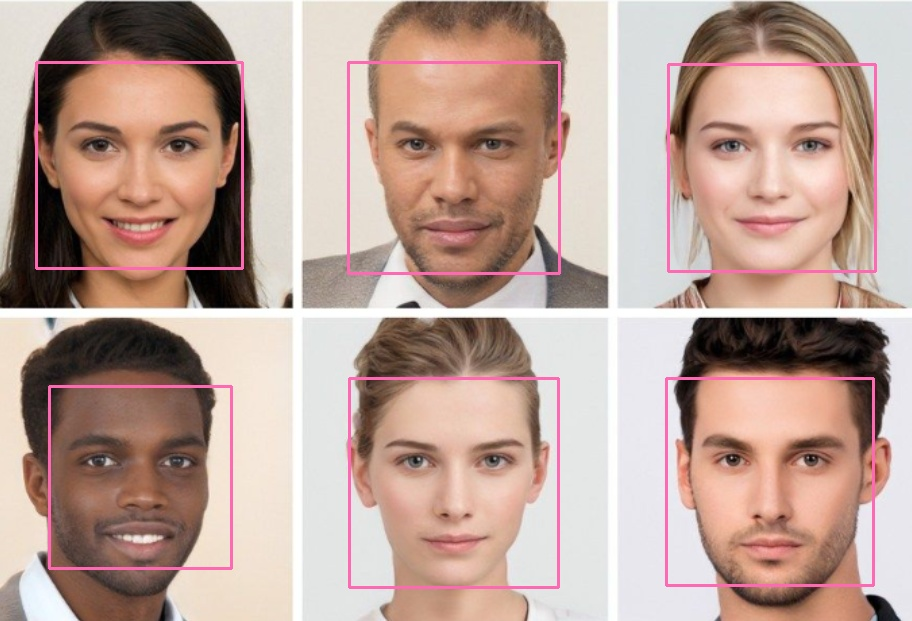
//> input picture imagen_con_rostros_marcados.jpg, 912 x 621 px
$ ./main imagen_con_rostros_marcados.jpg   (built with g++ and OpenCV 4)
//> lines starting //> are read from the running program, lines starting //| are printed output that depends on the picture; after the words box and inside, x2 and y2 are one past the last pixel; in counts of white or black regions, pixels touching at a corner belong together
#include <opencv2/opencv.hpp>
#include <iostream>
#include <omp.h>

using namespace cv;
using namespace std;

int main(int argc, char** argv) {

    if (argc != 2) {
        cerr << "Uso: " << argv[0] << " <ruta_imagen>" << endl;
        return 1;
    }

    Mat imagen = imread(argv[1], IMREAD_COLOR);
//> imagen is the input picture: 621 rows x 912 cols, CV_8UC3; mean B, G, R 151.7, 161.5, 187.7
    if (imagen.empty()) {
        cerr << "No se pudo cargar la imagen." << endl;
        return 1;
    }

    CascadeClassifier detector_rostros;
    detector_rostros.load("haarcascade_frontalface_default.xml");
    // detector_rostros.load("haarcascade_profileface.xml");

    Mat gris;
    cvtColor(imagen, gris, COLOR_BGR2GRAY);
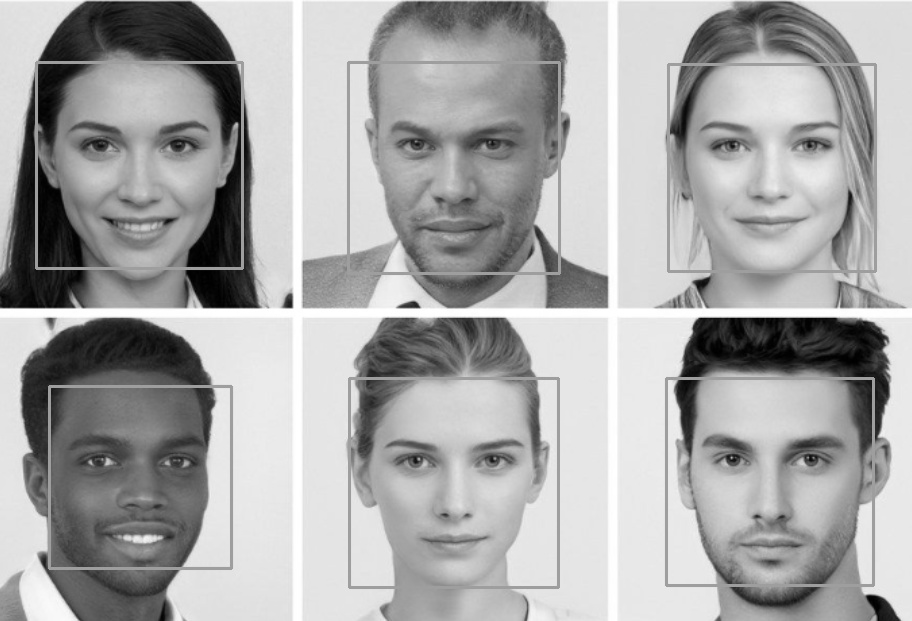
//> gris: 621 rows x 912 cols, CV_8UC1; min 0, max 255, mean 168.2

    vector<Rect> rostros;
    detector_rostros.detectMultiScale(gris, rostros);
//> rostros = 6 Rects (x, y, width, height): [53, 390, 178, 178], [346, 60, 214, 214], [664, 376, 212, 212], [37, 65, 204, 204], [667, 64, 208, 208], [351, 380, 206, 206]

    #pragma omp parallel for
    for (size_t i = 0; i < rostros.size(); i++) {
        rectangle(imagen, rostros[i], Scalar(57, 255, 51), 2);
    }
//> this loop made 6 passes
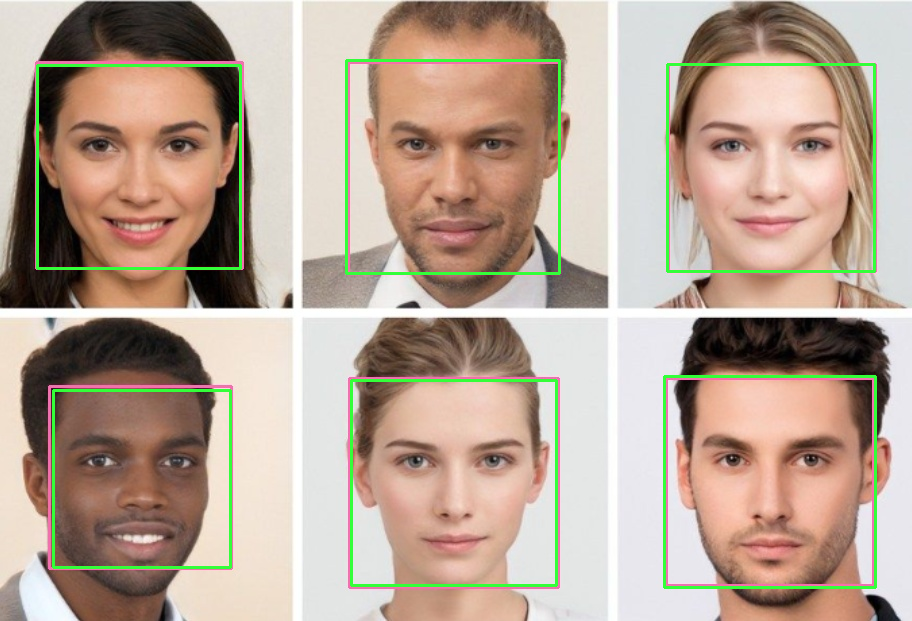
//> imagen: 621 rows x 912 cols, CV_8UC3; 2.57% of pixels changed, all inside (x1, y1, x2, y2) = (36, 59, 877, 589)

    imshow("Rostros detectados", imagen);
    waitKey(0);

    string nombre_archivo = "imagen_con_rostros_marcados.jpg";
    if (imwrite(nombre_archivo, imagen)) {
        cout << "Imagen guardada" << endl;
    } else {
        cerr << "Error al guardar la imagen." << endl;
    }

    string carpeta_individuales = "individuales";

    #pragma omp parallel for
    for (size_t i = 0; i < rostros.size(); i++  ) {
        double start_time = omp_get_wtime();
        Mat rostro = imagen(rostros[i]);

        string nombre_rostro = carpeta_individuales + "/rostro" + to_string(i) + ".jpg";

        if (imwrite(nombre_rostro, rostro)) {
            cout << "Rostro " << i << " guardado." << endl << "";
        } else {
            cerr << "Error al guardar el rostro " << i << endl;
        }

        double end_time = omp_get_wtime();
        double elapsed_time = end_time - start_time;


        #pragma omp critical
        {
            cout << "Tiempo para guardar rostro " << i << ": " << elapsed_time << " segundos." << endl;
        }
    }
//> this loop made 6 passes
//| Rostro 0 guardado.
//| Rostro 1 guardado.
//| Rostro 2 guardado.
//| Rostro 3 guardado.
//| Rostro 4 guardado.
//| Rostro 5 guardado.
//> pass 1, `Mat rostro = imagen(rostros[i]);`:
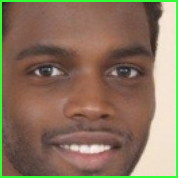
//> rostro: 178 rows x 178 cols, CV_8UC3; mean B, G, R 95.1, 116.8, 139
//> pass 2, `Mat rostro = imagen(rostros[i]);`:
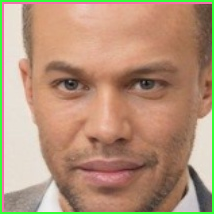
//> rostro: 214 rows x 214 cols, CV_8UC3; mean B, G, R 121, 146.9, 180.4
//> pass 3, `Mat rostro = imagen(rostros[i]);`:
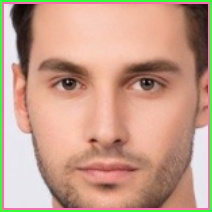
//> rostro: 212 rows x 212 cols, CV_8UC3; mean B, G, R 138.2, 158.5, 197.8

    return 0;
}

$ run again, with imagen2.jpg copied over imagen_con_rostros_marcados.jpg
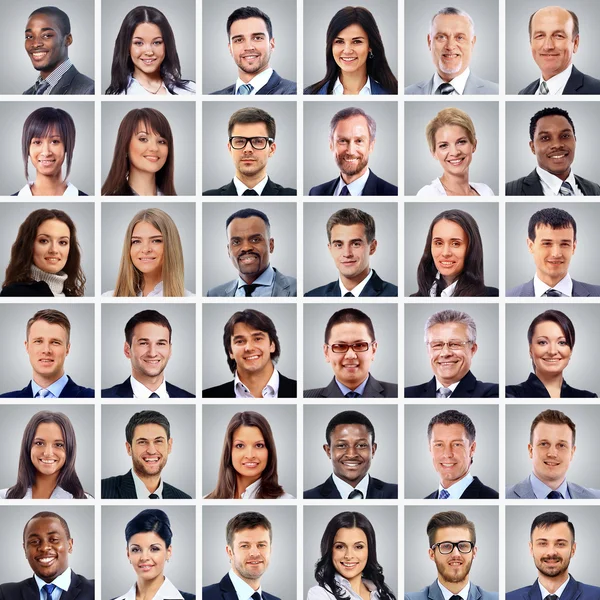
//> input picture imagen2.jpg, 600 x 600 px
//> imagen is the input picture: 600 rows x 600 cols, CV_8UC3; mean B, G, R 161, 162.1, 172.7
//> rostros = 37 Rects (x, y, width, height), first 8: [321, 223, 53, 53], [126, 422, 50, 50], [325, 23, 49, 49], [326, 121, 51, 51], [421, 222, 52, 52], [325, 527, 50, 50], [426, 17, 50, 50], [123, 23, 49, 49]
//> the loop `for (size_t i = 0; i < rostros.size(); i++)` made 37 passes
//> after the loop `for (size_t i = 0; i < rostros.size(); i++)`:
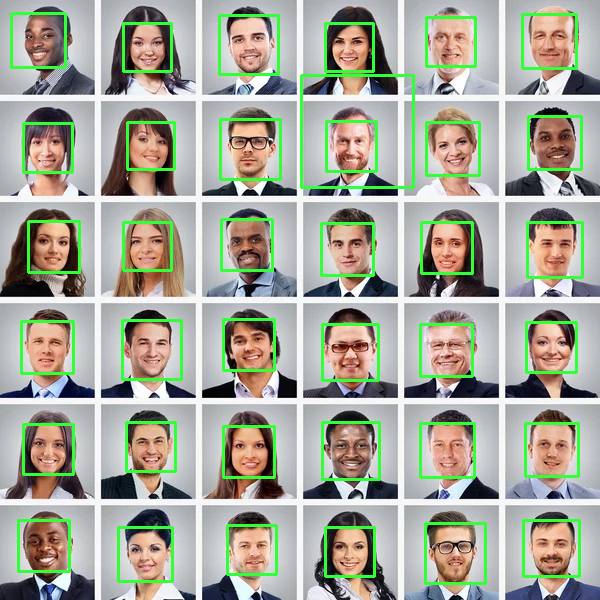
//> imagen: 600 rows x 600 cols, CV_8UC3; 6.62% of pixels changed, all inside (x1, y1, x2, y2) = (10, 12, 584, 585)
//> the loop `for (size_t i = 0; i < rostros.size(); i++  )` made 37 passes
//| Rostro 0 guardado.
//| Rostro 1 guardado.
//| Rostro 2 guardado.
//| Rostro 3 guardado.
//| Rostro 4 guardado.
//> (output is shown up to pass 5 of 37)
//> pass 3, `Mat rostro = imagen(rostros[i]);`:
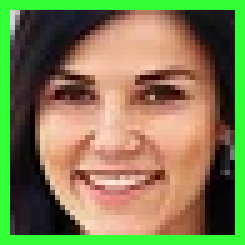
//> rostro: 49 rows x 49 cols, CV_8UC3 (shown 5 times larger); mean B, G, R 82.3, 126.9, 129.1

$ run again, with imagen3.jpg copied over imagen_con_rostros_marcados.jpg
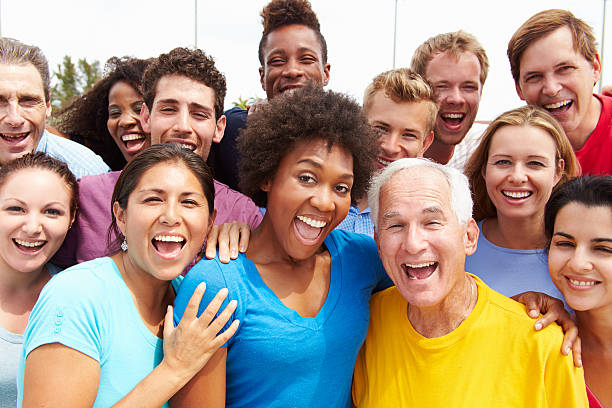
//> input picture imagen3.jpg, 612 x 408 px
//> imagen is the input picture: 408 rows x 612 cols, CV_8UC3; mean B, G, R 131.9, 149.8, 171.5
//> `cvtColor(imagen, gris, COLOR_BGR2GRAY);`:
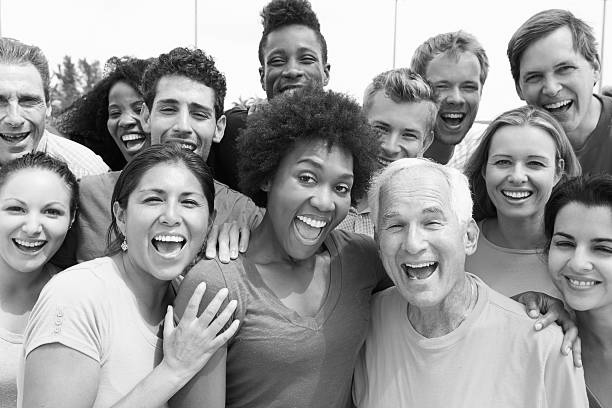
//> gris: 408 rows x 612 cols, CV_8UC1; min 0, max 255, mean 154.3
//> rostros = 10 Rects (x, y, width, height), first 8: [422, 61, 69, 69], [94, 83, 68, 68], [253, 28, 77, 77], [507, 40, 86, 86], [478, 130, 83, 83], [140, 77, 87, 87], [121, 161, 98, 98], [2, 184, 75, 75]
//> the loop `for (size_t i = 0; i < rostros.size(); i++)` made 10 passes
//> the loop `for (size_t i = 0; i < rostros.size(); i++  )` made 10 passes
//| Rostro 0 guardado.
//| Rostro 1 guardado.
//| Rostro 2 guardado.
//| Rostro 3 guardado.
//| Rostro 4 guardado.
//> (output is shown up to pass 5 of 10)
//> pass 3, `Mat rostro = imagen(rostros[i]);`:
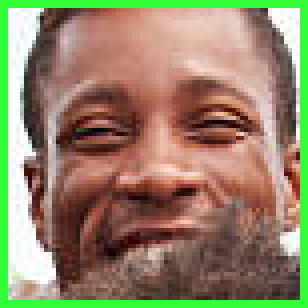
//> rostro: 77 rows x 77 cols, CV_8UC3 (shown 4 times larger); mean B, G, R 104.6, 133.8, 147.6
